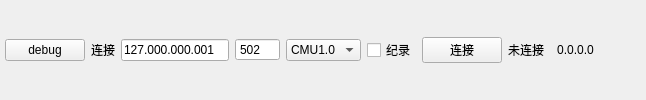
    <widget class="QWidget" name="widget_3" native="true">
     <property name="sizePolicy">
      <sizepolicy hsizetype="Preferred" vsizetype="Fixed">
       <horstretch>0</horstretch>
       <verstretch>0</verstretch>
      </sizepolicy>
     </property>
     <property name="maximumSize">
      <size>
       <width>16777215</width>
       <height>16777215</height>
      </size>
     </property>
     <layout class="QHBoxLayout" name="horizontalLayout">
      <property name="leftMargin">
       <number>5</number>
      </property>
      <property name="topMargin">
       <number>2</number>
      </property>
      <property name="rightMargin">
       <number>5</number>
      </property>
      <property name="bottomMargin">
       <number>2</number>
      </property>
      <item>
       <widget class="QPushButton" name="btn_debugLog">
        <property name="cursor">
         <cursorShape>PointingHandCursor</cursorShape>
        </property>
        <property name="text">
         <string>debug</string>
        </property>
       </widget>
      </item>
      <item>
       <widget class="QLabel" name="label_2">
        <property name="text">
         <string>连接</string>
        </property>
       </widget>
      </item>
      <item>
       <widget class="QLineEdit" name="connectIP">
        <property name="toolTip">
         <string>输入IP地址</string>
        </property>
        <property name="inputMask">
         <string>000.000.000.000</string>
        </property>
        <property name="text">
         <string>127.000.000.001</string>
        </property>
        <property name="maxLength">
         <number>15</number>
        </property>
       </widget>
      </item>
      <item>
       <widget class="QSpinBox" name="spinBoxPort">
        <property name="contextMenuPolicy">
         <enum>Qt::NoContextMenu</enum>
        </property>
        <property name="frame">
         <bool>true</bool>
        </property>
        <property name="buttonSymbols">
         <enum>QAbstractSpinBox::NoButtons</enum>
        </property>
        <property name="maximum">
         <number>65535</number>
        </property>
        <property name="value">
         <number>502</number>
        </property>
       </widget>
      </item>
      <item>
       <widget class="QComboBox" name="cbProtocol">
        <property name="toolTip">
         <string>&lt;html&gt;&lt;head/&gt;&lt;body&gt;&lt;p&gt;请按硬件功能手动选择CMU协议版本；&lt;/p&gt;&lt;p&gt;1. CMU1.0-CMU3.0 适配软件版本0.0.1.x 至 0.0.3.x；CMU3.1新增绝缘数据点&lt;/p&gt;&lt;p&gt;2. CMU4.0 新增适配主动均衡；&lt;/p&gt;&lt;p&gt;3. CMU4.6 新增风机转速的读取及风机转速设置控制；&lt;/p&gt;&lt;p&gt;4. CMU4.8 新增绝缘数据点；&lt;/p&gt;&lt;p&gt;5. CMU4.9 在4.8基础上新增风扇转速获取与设置；&lt;/p&gt;&lt;p&gt;5. CMU4.10 适用主动均衡液冷CMU通信；&lt;/p&gt;&lt;p&gt;如出现通信断连情况或无所需数据点，请尝试更换协议版本。&lt;/p&gt;&lt;/body&gt;&lt;/html&gt;</string>
        </property>
        <item>
         <property name="text">
          <string>CMU1.0</string>
         </property>
        </item>
        <item>
         <property name="text">
          <string>CMU2.0</string>
         </property>
        </item>
        <item>
         <property name="text">
          <string>CMU3.0</string>
         </property>
        </item>
        <item>
         <property name="text">
          <string>CMU4.0</string>
         </property>
        </item>
       </widget>
      </item>
      <item>
       <widget class="QCheckBox" name="checkBox">
        <property name="text">
         <string>纪录</string>
        </property>
       </widget>
      </item>
      <item>
       <widget class="QPushButton" name="tbtnConnect">
        <property name="cursor">
         <cursorShape>PointingHandCursor</cursorShape>
        </property>
        <property name="text">
         <string>连接</string>
        </property>
       </widget>
      </item>
      <item>
       <widget class="QLabel" name="labelStatus">
        <property name="sizePolicy">
         <sizepolicy hsizetype="Preferred" vsizetype="Preferred">
          <horstretch>0</horstretch>
          <verstretch>0</verstretch>
         </sizepolicy>
        </property>
        <property name="font">
         <font>
          <italic>false</italic>
          <bold>false</bold>
         </font>
        </property>
        <property name="frameShape">
         <enum>QFrame::NoFrame</enum>
        </property>
        <property name="text">
         <string>未连接</string>
        </property>
        <property name="textFormat">
         <enum>Qt::PlainText</enum>
        </property>
        <property name="scaledContents">
         <bool>false</bool>
        </property>
       </widget>
      </item>
      <item>
       <widget class="QToolButton" name="btnVer">
        <property name="autoFillBackground">
         <bool>true</bool>
        </property>
        <property name="text">
         <string>0.0.0.0</string>
        </property>
        <property name="autoExclusive">
         <bool>false</bool>
        </property>
        <property name="popupMode">
         <enum>QToolButton::InstantPopup</enum>
        </property>
        <property name="toolButtonStyle">
         <enum>Qt::ToolButtonTextOnly</enum>
        </property>
        <property name="autoRaise">
         <bool>true</bool>
        </property>
        <property name="arrowType">
         <enum>Qt::NoArrow</enum>
        </property>
       </widget>
      </item>
      <item>
       <spacer name="horizontalSpacer_3">
        <property name="orientation">
         <enum>Qt::Horizontal</enum>
        </property>
        <property name="sizeHint" stdset="0">
         <size>
          <width>40</width>
          <height>20</height>
         </size>
        </property>
       </spacer>
      </item>
     </layout>
    </widget>
